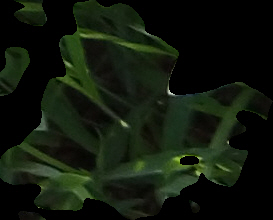
#> input picture openCV_examples/test_image/grass18.jpg, 273 x 220 px
$ python image_merge.py
#> lines starting #> are read from the running program, lines starting #| are printed output that depends on the picture; after the words box and inside, x2 and y2 are one past the last pixel; in counts of white or black regions, pixels touching at a corner belong together
import cv2
import numpy as np
import random
import re
import json
import copy
import os
import pathlib

# 이미지 자동 합성 및 증강  테스트입니다.
# 일단 단순하게 검은색 배경을 잘라서 덧씌우는것 뿐이므로 부자연스럽게 보임. 차후에 개선할 것

def foreground_mask(img_bgr):
    """
    soybean(from kaggle) 데이터의 검은색 마스크를 제거하고 식물이 존재하는 곳을 True 로 하는
    바이너리 이미지 반환

    Args:
        img_bgr: bgr 이미지, 3차원 numpy ndarray 객체

    Returns:
        식물이 존재하는 곳을 True 로 하는 바이너리 이미지, 2차원 numpy ndarray 객체
    """
    img_hsv = cv2.cvtColor(img_bgr, cv2.COLOR_BGR2HSV)
    lower = np.array([0, 0, 0])
    upper = np.array([179, 5, 5])
    chroma_filter = cv2.inRange(img_hsv, lower, upper)
    chroma_inv = cv2.bitwise_not(chroma_filter)

    kernel_erosion = np.ones((5, 5), np.uint8)
    kernel_dilation = np.ones((3, 3), np.uint8)

    # morphology open
    morph_erosion = cv2.morphologyEx(chroma_inv, cv2.MORPH_ERODE, kernel=kernel_erosion)
    morph_dilate = cv2.morphologyEx(morph_erosion, cv2.MORPH_DILATE, kernel=kernel_dilation)
    cv2.imshow('color_filter', chroma_inv)
    cv2.imshow('morph_dilate', morph_dilate)
    return morph_dilate

img_grass = cv2.imread("./test_image/grass18.jpg")
#> img_grass is the input picture: shape (220, 273, 3); mean B, G, R 12.4, 24.3, 16.7
img_soil = cv2.imread("./test_image/soil1.jpg")
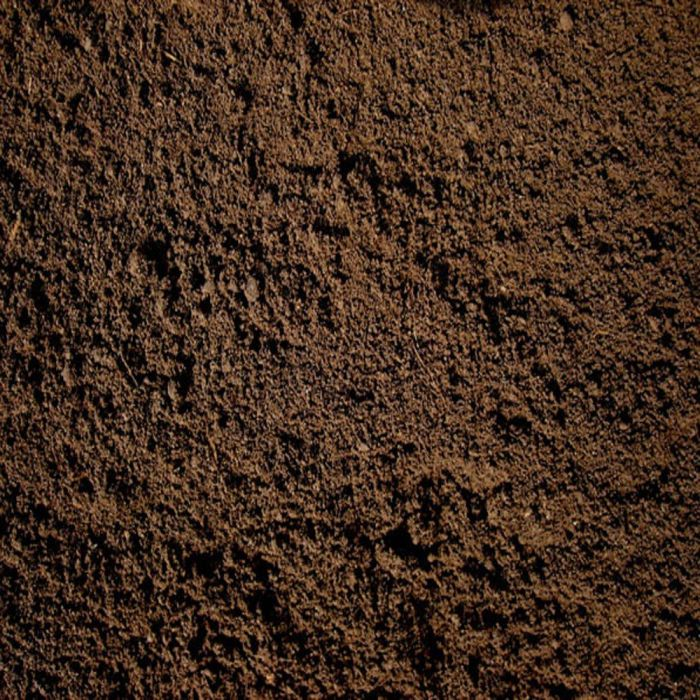
#> input picture openCV_examples/test_image/soil1.jpg, 700 x 700 px
#> img_soil is the input picture: shape (700, 700, 3); mean B, G, R 32.3, 45.7, 67.6

# 전경 크기
heigth_grass, width_grass = img_grass.shape[:2]
#> heigth_grass = 220; width_grass = 273

# 배경 크기
heigth_soil, width_soil = img_soil.shape[:2]
#> heigth_soil = 700; width_soil = 700

# 합성 가능한 좌표 범위
x_max = width_soil - width_grass
#> x_max = 427
y_max = heigth_soil - heigth_grass
#> y_max = 480

# 합성할 좌표 지정
x = random.randrange(0, x_max)
#> x = 197
y = random.randrange(0, y_max)
#> y = 388
w = x + width_grass
#> w = 470
h = y + heigth_grass
#> h = 608

# 크로마키 영역과 영상 전체 hsv로 변경
hsv_img = cv2.cvtColor(img_grass, cv2.COLOR_BGR2HSV)
#> hsv_img: shape (220, 273, 3); mean H, S, V 31.5, 83.7, 24.4

# offset try and catch
# H: 색상, S: 채도, V: 명도
lower = np.array([0, 0, 0])
upper = np.array([179, 10, 10])

# 마스크 생성
# hsv_img: img_grass 를 hsv로 변환한 것
mask_inv = foreground_mask(img_grass)
#> in foreground_mask, `chroma_filter = cv2.inRange(img_hsv, lower, upper)`:
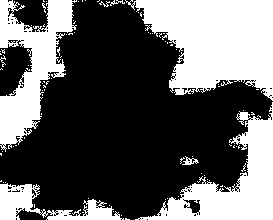
#> chroma_filter: shape (220, 273); 37.8% white; 87 white regions (79 under 20 px), largest, box (x1, y1, x2, y2) and area: (125, 0, 273, 101) 9692, (135, 102, 273, 220) 5501, (0, 0, 77, 152) 5270
#> in foreground_mask, `morph_erosion = cv2.morphologyEx(chroma_inv, cv2.MORPH_ERODE, kernel=k..`:
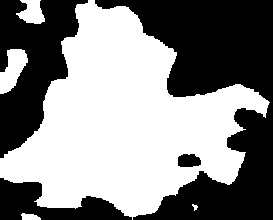
#> morph_erosion: shape (220, 273); 53.1% white; 4 black regions, box (x1, y1, x2, y2) and area: (95, 0, 273, 220) 17876, (0, 0, 88, 158) 7274, (0, 178, 132, 220) 2754, (178, 154, 201, 167) 255
#> in foreground_mask, `morph_dilate = cv2.morphologyEx(morph_erosion, cv2.MORPH_DILATE, kerne..`:
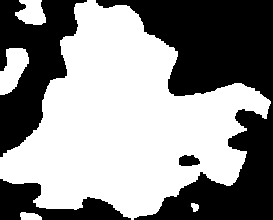
#> morph_dilate: shape (220, 273); 55.7% white; 4 black regions, box (x1, y1, x2, y2) and area: (96, 0, 273, 220) 17148, (0, 0, 87, 157) 6774, (0, 179, 131, 220) 2498, (179, 155, 200, 166) 185
mask = cv2.bitwise_not(mask_inv)

# 합성할 좌표 지정
roi = img_soil[y:h, x:w]
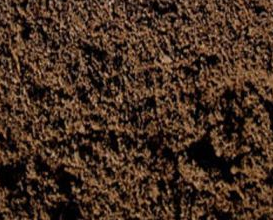
#> roi: shape (220, 273, 3); mean B, G, R 33.7, 47, 69.1

# 전경에서 크로마키를 제외한 부분의 좌표
fg = cv2.bitwise_and(img_grass, img_grass, mask=mask_inv)

# 배경에서 크로마키 부분의 좌표
bg = cv2.bitwise_and(roi, roi, mask=mask)
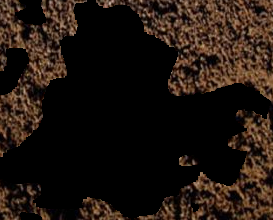
#> bg: shape (220, 273, 3); mean B, G, R 15.6, 21.9, 32.3

# 처리한 이미지 합성
img_soil[y:h, x:w] = fg + bg
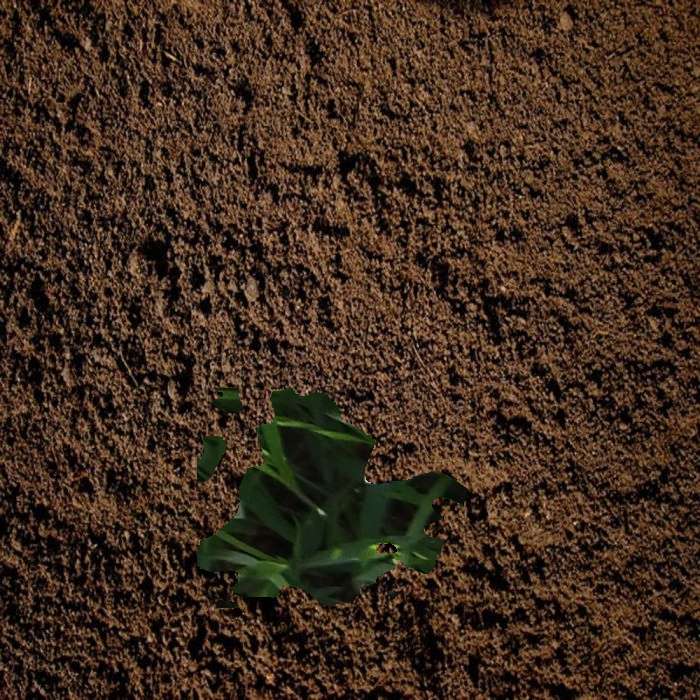
#> img_soil: shape (700, 700, 3); mean B, G, R 31.6, 45.5, 65.1

# 출력
cv2.imshow('chromakey', img_grass)
cv2.imshow('added', img_soil)
cv2.waitKey()
cv2.destroyAllWindows()
